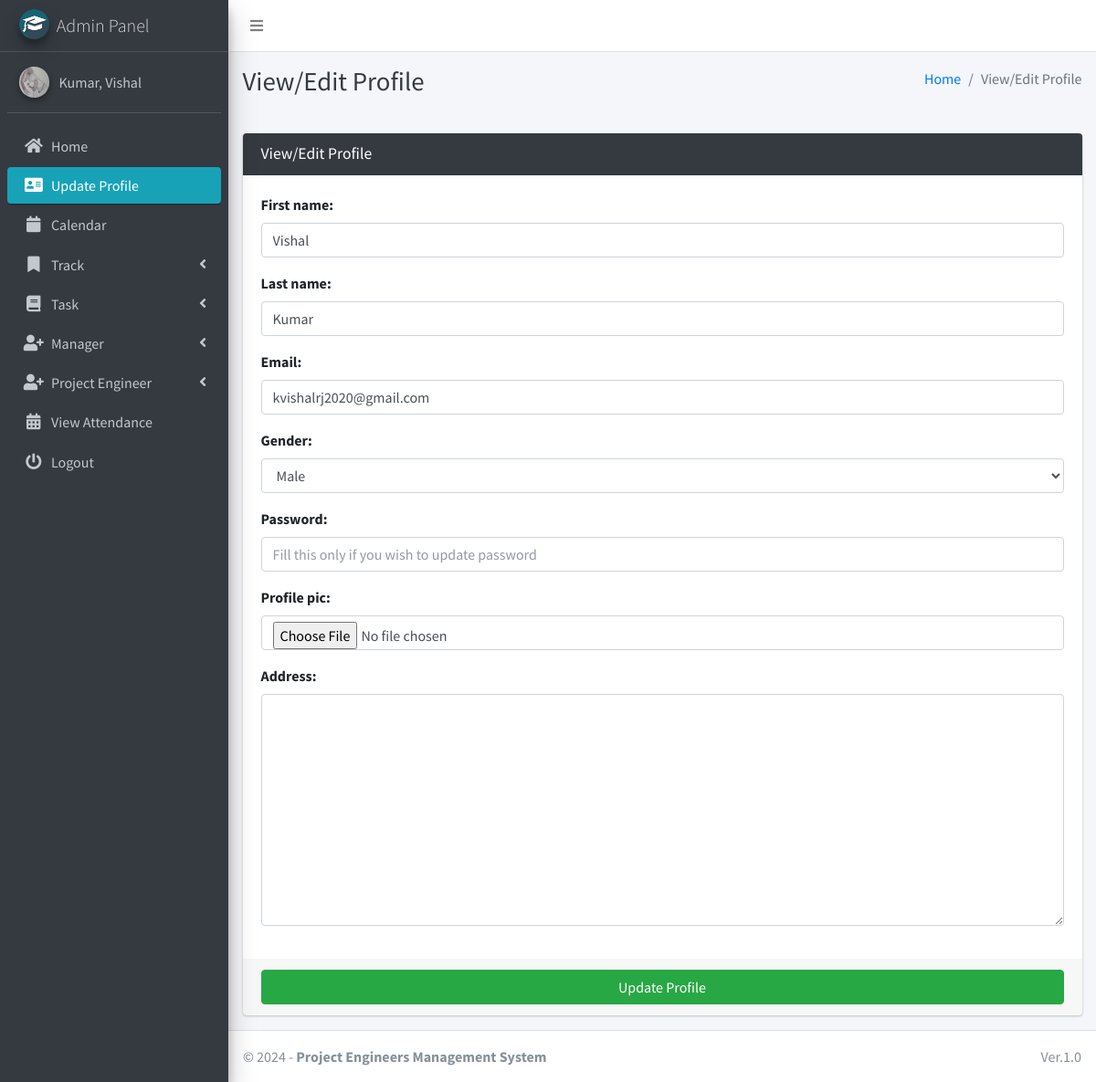
Screenshot of /admin_view_profile (signed in) with the database file from the repository.
### main_app/models.py (models this page shows)
class CustomUser(AbstractUser):
    USER_TYPE = ((1, "HOD"), (2, "Manager"), (3, "ProjectEngineer"))
    GENDER = [("M", "Male"), ("F", "Female")]
    username = None  # Removed username, using email instead
    email = models.EmailField(unique=True)
    user_type = models.CharField(default=1, choices=USER_TYPE, max_length=1) # type: ignore
    gender = models.CharField(max_length=1, choices=GENDER)
    profile_pic = models.ImageField()
    address = models.TextField()
    fcm_token = models.TextField(default="")  # For firebase notifications
    created_at = models.DateTimeField(auto_now_add=True)
    updated_at = models.DateTimeField(auto_now=True)
    USERNAME_FIELD = "email"
    REQUIRED_FIELDS = []
    objects = CustomUserManager()
    def __str__(self):
        return self.last_name + ", " + self.first_name

### main_app/hod_views.py (the view, shortened to what this page needs)
# urls.py: path("admin_view_profile", hod_views.admin_view_profile,
def admin_view_profile(request):
    admin = get_object_or_404(Admin, admin=request.user)
    form = AdminForm(request.POST or None, request.FILES or None,
                     instance=admin)
    context = {'form': form,
               'page_title': 'View/Edit Profile'
               }
    return render(request, "hod_template/admin_view_profile.html", context)

### main_app/forms.py
class AdminForm(CustomUserForm):
    def __init__(self, *args, **kwargs):
        super(AdminForm, self).__init__(*args, **kwargs)
    class Meta(CustomUserForm.Meta):
        model = Admin
        fields = CustomUserForm.Meta.fields

### main_app/templates/hod_template/admin_view_profile.html (shortened to what this page needs)
{% extends 'main_app/base.html' %}
{% load static %}
{% block page_title %}{{page_title}}{% endblock page_title %}
{% block content %}
<section class="content">
    <div class="container-fluid">
        <div class="row">
            <div class="col-md-12">
                <div class="card card-dark">
                    <div class="card-header">
                        <h3 class="card-title">{{page_title}}</h3>
                    </div>
                    {% include "main_app/form_template.html" with messages=messages  form=form button_text="Update Profile"%}
                </div>
            </div>
        </div>
    </div>
</section>
{% endblock content %}

### main_app/templates/main_app/sidebar_template.html (shortened to what this page needs)
{% load static %}
<aside class="main-sidebar sidebar-dark-info elevation-4">
    {% if request.user.user_type == '1' %}
    <a href="{% url 'admin_home' %}" class="brand-link">
        <img src="{% static 'dist/img/cmsl.png' %} " alt="AdminLTE Logo"
            class="brand-image img-circle elevation-3" >
        <span class="brand-text font-weight-light">Admin Panel</span>
    </a>
    <div class="sidebar">
        <div class="user-panel mt-3 pb-3 mb-3 d-flex">
            <div class="image">
                <img src="{{ request.user.profile_pic}}" class="img-circle elevation-2" alt="User Image">
            </div>
            <div class="info">
                <a href="#" class="d-block">{{user}}</a>
            </div>
        </div>
        <nav class="mt-2">
            <ul class="nav nav-pills nav-sidebar flex-column" data-widget="treeview" role="menu" data-accordion="false">
                <li class="nav-item">
                    {% url 'admin_home' as admin_home %}
                    <a href="{{admin_home}}" class="nav-link {% if admin_home == request.path %} active {% endif %}">
                        <i class="nav-icon fas fa-home"></i>
                        <p>
                            Home
                        </p>
                    </a>
                </li>
                <li class="nav-item">
                    {% url 'admin_view_profile' as admin_view_profile %}
                    <a href="{{admin_view_profile}}"
                        class="nav-link {% if admin_view_profile == request.path %} active {% endif %}">
                        <i class="nav-icon fas fa-address-card"></i>
                        <p>
                            Update Profile
                        </p>
                    </a>
                </li>
                <li class="nav-item">
                    <a href="/calendar"
                        class="nav-link">
                        <i class="nav-icon fas fa-calendar"></i>
                        <p>
                            Calendar
                        </p>
                    </a>
                </li>
                <li class="nav-item has-treeview">
                    <a href="#" class="nav-link">
                        <i class="nav-icon fas fa-bookmark"></i>
                        <p>
                            Track
                            <i class="fas fa-angle-left right"></i>
                        </p>
                    </a>
                </li>
                <li class="nav-item has-treeview">
                    <a href="#" class="nav-link">
                        <i class="nav-icon fas fa-book"></i>
                        <p>
                            Task
                            <i class="fas fa-angle-left right"></i>
                        </p>
                    </a>
                </li>
                <li class="nav-item has-treeview">
                    <a href="#" class="nav-link">
                        <i class="nav-icon fas fa-user-plus"></i>
                        <p>
                            Manager
                            <i class="fas fa-angle-left right"></i>
                        </p>
                    </a>
        </li>
        <li class="nav-item has-treeview">
            <a href="#" class="nav-link">
                <i class="nav-icon fas fa-user-plus"></i>
                <p>
                    Project Engineer
                    <i class="fas fa-angle-left right"></i>
                </p>
            </a>
        </li>
         <li class="nav-item">
            {% url 'admin_view_attendance' as admin_view_attendance %}
                    <a href="{{ admin_view_attendance }}"
                        class="nav-link  {% if admin_view_attendance == request.path %} active {% endif %}">
                        <i class="nav-icon fas fa-calendar-alt"></i>
                        <p>
                            View Attendance
                        </p>
                    </a>
                </li>
                                        {% endif %}
                                        <li class="nav-item">
                                            <a href="{% url 'user_logout' %}"
                                                onclick="return confirm('Your session would be terminated.\n\nProceed?')"
                                                class="nav-link">
                                                <i class="nav-icon fas fa-power-off"></i>
                                                <p>
                                                    Logout
                                                </p>
                                            </a>
                                        </li>
                                    </ul>
                                </nav>
                            </div>
</aside>

### rows the page displays
CustomUser: user.profile_pic (picture), last_name+first_name "Kumar, Vishal"

### other values shown
{{ page_title }} "View/Edit Profile"
{{ field.label_tag }} "First name:" "Last name:" "Email:" "Gender:" "Password:" "Profile pic:" "Address:"
{{ button_text }} "Update Profile"
